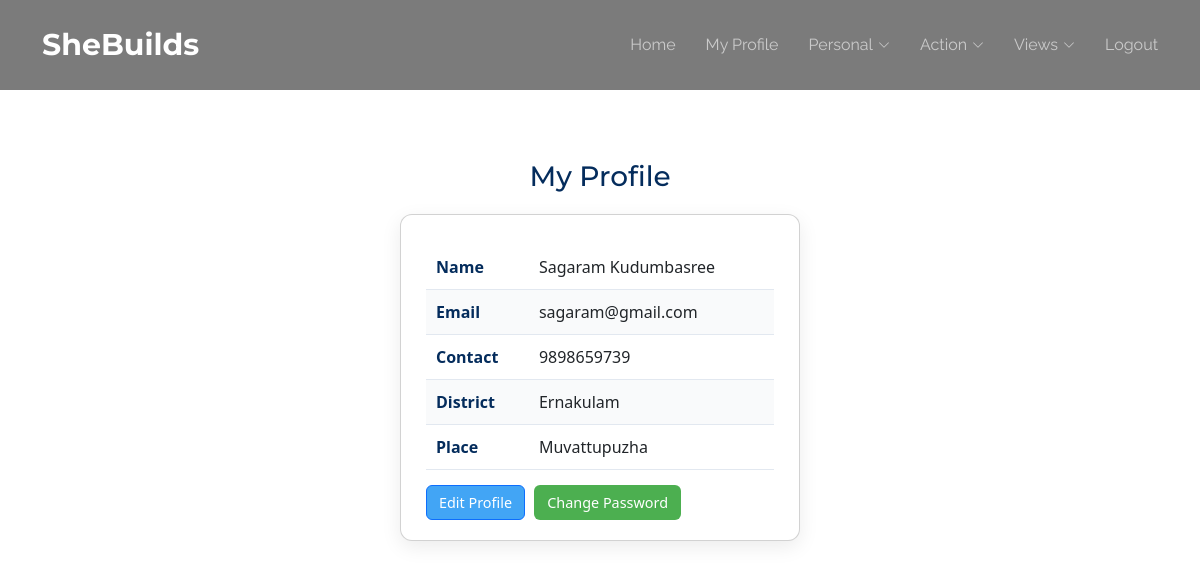
Page /Kudumbasree/MyProfile/ (signed in) on the committed database.
### Guest/models.py (models this page shows)
class tbl_kudumbasree(models.Model):
    kudumbasree_name=models.CharField(max_length=30)
    kudumbasree_email=models.CharField(max_length=30)
    kudumbasree_contact=models.CharField(max_length=30)
    kudumbasree_password=models.CharField(max_length=30)
    kudumbasree_status=models.IntegerField(default=0)
    localplace=models.ForeignKey(tbl_localplace,on_delete=models.CASCADE)
    authority=models.ForeignKey(tbl_authority,on_delete=models.CASCADE)
    authorityward=models.ForeignKey(tbl_authorityward,on_delete=models.CASCADE)

### Admin/models.py (models this page shows)
class tbl_localplace(models.Model):
    localplace_name=models.CharField(max_length=30)
    place=models.ForeignKey(tbl_place,on_delete=models.CASCADE)

class tbl_place(models.Model):
    place_name=models.CharField(max_length=30)
    district=models.ForeignKey(tbl_district,on_delete=models.CASCADE)

class tbl_district(models.Model):
    district_name=models.CharField(max_length=30)

### Kudumbasree/views.py (the view)
# urls.py: path('MyProfile/',views.MyProfile,name='MyProfile'),
def MyProfile(request):
    kudumbasree=tbl_kudumbasree.objects.get(id=request.session['kid'])
    return render(request,'Kudumbasree/MyProfile.html',{'kudumbasree':kudumbasree})

### Kudumbasree/Templates/Kudumbasree/MyProfile.html (shortened to what this page needs)
{% extends 'Kudumbasree/Header.html' %}
{% block content %}
<div class="page-container">
    <h3>My Profile</h3>
    <div class="card profile-card">
        <table class="styled-table">
            <tbody>
                <tr>
                    <td><strong>Name</strong></td>
                    <td>{{ kudumbasree.kudumbasree_name }}</td>
                </tr>
                <tr>
                    <td><strong>Email</strong></td>
                    <td>{{ kudumbasree.kudumbasree_email }}</td>
                </tr>
                <tr>
                    <td><strong>Contact</strong></td>
                    <td>{{ kudumbasree.kudumbasree_contact }}</td>
                </tr>
                <tr>
                    <td><strong>District</strong></td>
                    <td>{{ kudumbasree.localplace.place.district.district_name }}</td>
                </tr>
                <tr>
                    <td><strong>Place</strong></td>
                    <td>{{ kudumbasree.localplace.place.place_name }}</td>
                </tr>
            </tbody>
        </table>
        <div class="form-buttons" style="margin-top:15px;">
            <a href="{% url 'Kudumbasree:EditProfile' %}" class="btn btn-primary">Edit Profile</a>
            <a href="{% url 'Kudumbasree:ChangePassword' %}" class="btn btn-approve">Change Password</a>
        </div>
    </div>
</div>
{% endblock content %}

### Guest/static/Main/assets/css/main.css (style rules this page uses)
:root { --default-font: "Roboto", system-ui, -apple-system, "Segoe UI", Roboto, "Helvetica Neue", Arial, "Noto Sans", "Liberation Sans", sans-serif, "Apple Color Emoji", "Segoe UI Emoji", "Segoe UI Symbol", "Noto Color Emoji"; --heading-font: "Montserrat", sans-serif; --nav-font: "Raleway", sans-serif; }
:root { --background-color: #ffffff; --default-color: #2b180d; --heading-color: #1b2f45; --accent-color: #56b8e6; --surface-color: #ffffff; --contrast-color: #ffffff; }
:root { --nav-color: rgba(255, 255, 255, 0.6); --nav-hover-color: #ffffff; --nav-mobile-background-color: #ffffff; --nav-dropdown-background-color: #ffffff; --nav-dropdown-color: #212529; --nav-dropdown-hover-color: #56b8e6; }
:root { scroll-behavior: smooth; }
body { color: var(--default-color); background-color: var(--background-color); font-family: var(--default-font); }
a { color: var(--accent-color); text-decoration: none; transition: 0.3s; }
h1, h2, h3, h4, h5, h6 { color: var(--heading-color); font-family: var(--heading-font); }

### Kudumbasree/Templates/Kudumbasree/MyProfile.html (style rules this page uses)
.page-container { max-width: 400px; margin: 30px auto; font-family: 'Segoe UI', Tahoma, Geneva, Verdana, sans-serif; }
h3 { text-align: center; color: #042c5c; margin-bottom: 20px; }
.card.profile-card { background: #fff; padding: 20px 25px; margin-bottom: 20px; border-radius: 12px; box-shadow: 0 6px 20px rgba(0,0,0,0.08); }
.styled-table { width: 100%; border-collapse: collapse; margin-top: 10px; }
.styled-table td { padding: 10px; border-bottom: 1px solid #e2e8f0; text-align: left; }
.styled-table tr:nth-child(even) { background-color: #f9fafb; }
.styled-table strong { color: #042c5c; }
.btn { padding: 6px 12px; border-radius: 6px; font-size: 0.9rem; display: inline-flex; align-items: center; gap: 5px; text-decoration: none; color: #fff; cursor: pointer; }
.btn-primary { background-color: #42a5f5; }
.btn-approve { background-color: #4caf50; margin-left: 5px; }

### rows in the picture
tbl_kudumbasree: kudumbasree_name "Sagaram Kudumbasree", kudumbasree_email "sagaram@gmail.com", kudumbasree_contact "9898659739", localplace.place.district.district_name "Ernakulam", localplace.place.place_name "Muvattupuzha"
